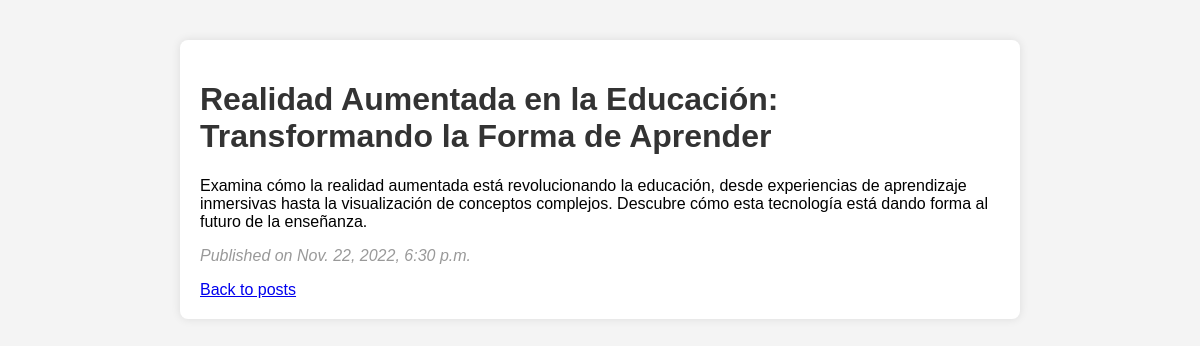
The app's page /posts/4/ with its own data.
### blog/models.py (models this page shows, shortened)
class Post(models.Model):
    title = models.CharField(max_length=200)
    content = models.TextField()
    pub_date = models.DateTimeField(default=timezone.now)

### blog/views.py (the view)
# urls.py: path('posts/<int:pk>/', post_detail, name='post-detail-template'),
def post_detail(request, pk):
    post = get_object_or_404(Post, pk=pk)
    return render(request, 'post_detail.html', {'post': post})

### blog/templates/post_detail.html (shortened to what this page needs)
{% extends 'base.html' %}
{% block content %}
    <h1>{{ post.title }}</h1>
    <p>{{ post.content }}</p>
    <p class="date">Published on {{ post.pub_date }}</p>
    <a href="{% url 'post-list' %}">Back to posts</a>
{% endblock %}

### blog/static/blog/style.css (style rules this page uses)
body { font-family: Arial, sans-serif; margin: 20px; padding: 20px; background-color: #f4f4f4; }
h1 { color: #333; }
p.date { color: #999; font-style: italic; }

### records on screen
Post: title "Realidad Aumentada en la Educación: Transformando la Forma de Aprender", content "Examina cómo la realidad aumentada está revolucionando la educación, desde experiencias de aprendizaje inmersivas hasta la visualización de conceptos complejos. Descubre cómo esta tecnología está dando forma al futuro de la enseñanza.", pub_date "Nov. 22, 2022, 6:30 p.m."
